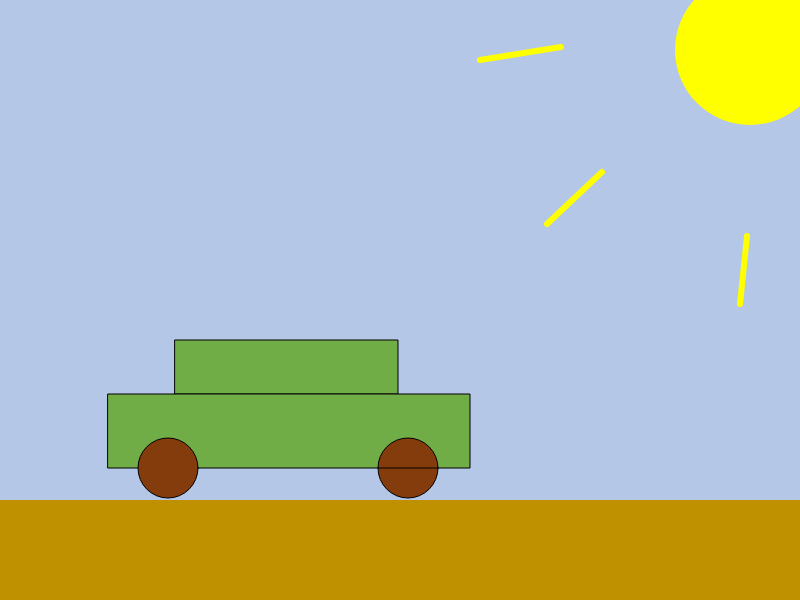
Frame 1 (no input)
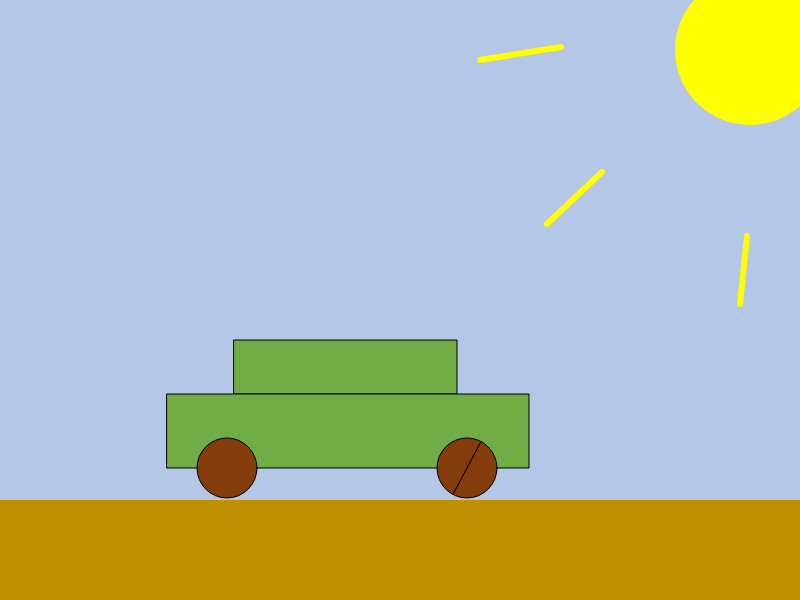
Frame 60 (no input)
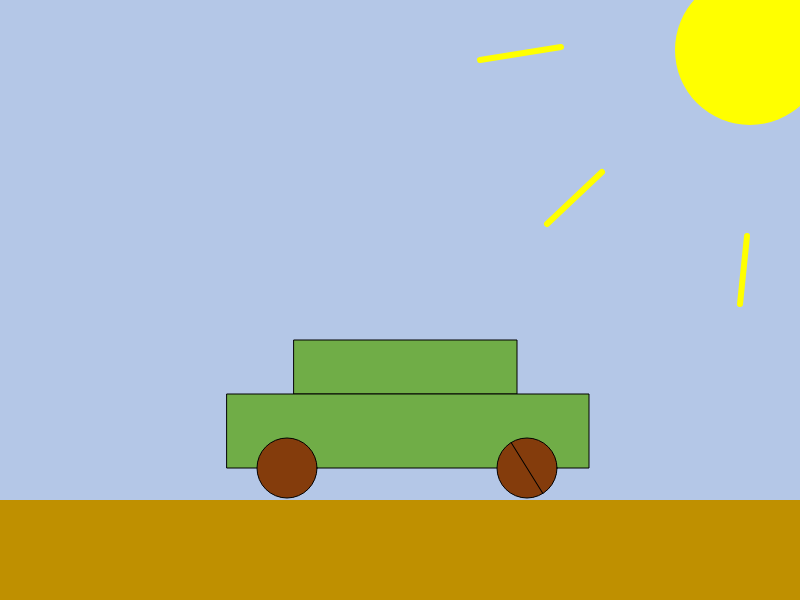
Frame 120 (the mouse pressed at the canvas centre since frame 60)

The p5.js sketch that drew these frames (run headless with seeded random() and noise() and a simulated clock; from frame 60 on, the mouse is pressed at the canvas centre):

// p5.js sketch
// ── sketch.js
let x = 0; 
let r = 0;
function setup() 
{
  createCanvas(800, 600);
  angleMode(DEGREES)
}

function draw()
{
  background(240);

  //background
  noStroke();
  fill(180,199,231);
  rect(0, 0, 800, 500);
  fill(191, 144, 0);
  rect(0, 500, 800, 600);

  //sun
  fill("yellow")
  circle(750, 50, 150);
  stroke("yellow")
  strokeWeight(6);
  line(480, 60, 561, 47);
  line(547, 224, 602, 172);
  line(740, 304, 747, 236);

  //car
  push();
  translate(x, 0)
  stroke("black")
  strokeWeight(1);
  fill(112, 173, 71);
  rect(175, 340, 223, 54);
  rect(108, 394, 362, 74);
  fill(132, 60, 12);
  circle(168, 468, 60);
  circle(408, 468, 60);

  push()
  translate(408, 468)
  rotate(r)
  line(-30, 0, 30, 0)
  pop();

  pop();

  r += 2;

  x += 1;
  if (x > 600)
  {
      x = 0;
  }
  

}
